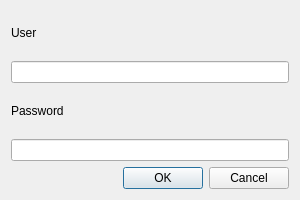
<?xml version="1.0" encoding="UTF-8"?>
<ui version="4.0">
 <class>Dialog</class>
 <widget class="QDialog" name="Dialog">
  <property name="geometry">
   <rect>
    <x>0</x>
    <y>0</y>
    <width>300</width>
    <height>200</height>
   </rect>
  </property>
  <property name="maximumSize">
   <size>
    <width>300</width>
    <height>200</height>
   </size>
  </property>
  <property name="windowTitle">
   <string>Dialog</string>
  </property>
  <layout class="QGridLayout" name="gridLayout">
   <item row="0" column="0">
    <layout class="QVBoxLayout" name="verticalLayout_4">
     <item>
      <layout class="QVBoxLayout" name="verticalLayout_3">
       <item>
        <layout class="QVBoxLayout" name="verticalLayout_2">
         <item>
          <widget class="QLabel" name="label">
           <property name="text">
            <string>User</string>
           </property>
          </widget>
         </item>
         <item>
          <widget class="QLineEdit" name="userLineEdit"/>
         </item>
         <item>
          <widget class="QLabel" name="label_2">
           <property name="text">
            <string>Password</string>
           </property>
          </widget>
         </item>
         <item>
          <widget class="QLineEdit" name="passwordLineEdit"/>
         </item>
        </layout>
       </item>
       <item>
        <layout class="QVBoxLayout" name="verticalLayout">
         <item>
          <widget class="QDialogButtonBox" name="buttonBox">
           <property name="standardButtons">
            <set>QDialogButtonBox::Cancel|QDialogButtonBox::Ok</set>
           </property>
          </widget>
         </item>
        </layout>
       </item>
      </layout>
     </item>
    </layout>
   </item>
  </layout>
 </widget>
 <resources/>
 <connections/>
</ui>
